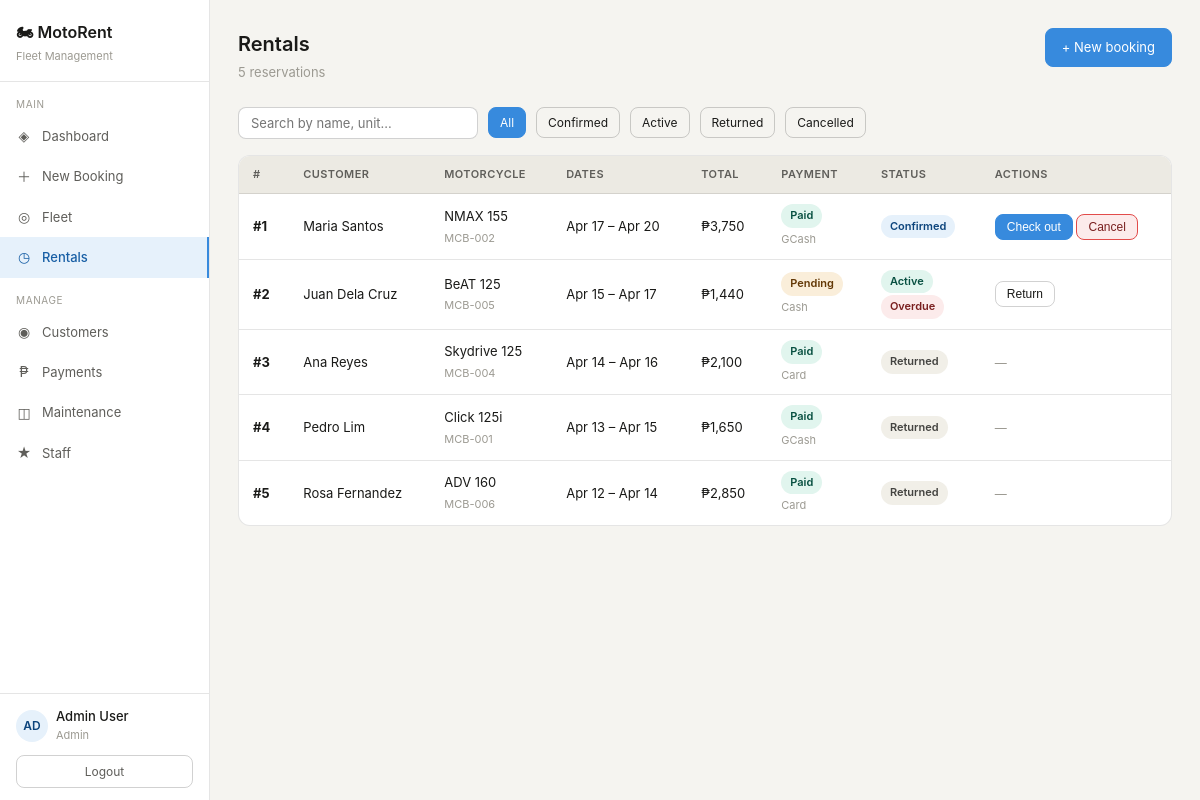
Page /pages/rentals.php (signed in) on the committed database.
### tables this page shows
CREATE TABLE reservations (
    reservation_id INT AUTO_INCREMENT PRIMARY KEY,
    customer_id INT NOT NULL,
    motorcycle_id INT NOT NULL,
    start_date DATE NOT NULL,
    end_date DATE NOT NULL,
    status ENUM('confirmed','active','returned','cancelled') DEFAULT 'confirmed',
    total_amount DECIMAL(10,2),
    deposit_amount DECIMAL(10,2),
    created_at TIMESTAMP DEFAULT CURRENT_TIMESTAMP,
    FOREIGN KEY (customer_id) REFERENCES customers(customer_id),
    FOREIGN KEY (motorcycle_id) REFERENCES motorcycles(motorcycle_id)
);

CREATE TABLE customers (
    customer_id INT AUTO_INCREMENT PRIMARY KEY,
    first_name VARCHAR(80) NOT NULL,
    last_name VARCHAR(80) NOT NULL,
    email VARCHAR(150) UNIQUE NOT NULL,
    phone VARCHAR(30),
    address TEXT,
    date_of_birth DATE,
    license_number VARCHAR(50),
    doc_status ENUM('pending','verified','rejected') DEFAULT 'pending',
    created_at TIMESTAMP DEFAULT CURRENT_TIMESTAMP
);

CREATE TABLE motorcycles (
    motorcycle_id INT AUTO_INCREMENT PRIMARY KEY,
    plate_number VARCHAR(20) UNIQUE NOT NULL,
    brand VARCHAR(80) NOT NULL,
    model VARCHAR(100) NOT NULL,
    year INT,
    type ENUM('Scooter','Underbone','Adventure','Sport','Naked') DEFAULT 'Scooter',
    status ENUM('available','rented','maintenance','damage_review') DEFAULT 'available',
    daily_rate DECIMAL(10,2) NOT NULL,
    deposit_amount DECIMAL(10,2) DEFAULT 1500.00,
    location_id INT,
    FOREIGN KEY (location_id) REFERENCES locations(location_id)
);

CREATE TABLE payments (
    payment_id INT AUTO_INCREMENT PRIMARY KEY,
    reservation_id INT NOT NULL,
    amount DECIMAL(10,2) NOT NULL,
    method ENUM('Cash','GCash','Card','Maya') DEFAULT 'Cash',
    status ENUM('pending','paid','refunded') DEFAULT 'pending',
    paid_at TIMESTAMP DEFAULT CURRENT_TIMESTAMP,
    FOREIGN KEY (reservation_id) REFERENCES reservations(reservation_id)
);

### pages/rentals.php (the view, shortened to what this page needs)
<?php
require_once __DIR__ . '/../includes/db.php';
$filter = $_GET['status'] ?? '';
$sql = "SELECT r.*, c.first_name, c.last_name, m.model, m.plate_number, m.type,
               p.status as pay_status, p.method
        FROM reservations r
        JOIN customers c ON r.customer_id=c.customer_id
        JOIN motorcycles m ON r.motorcycle_id=m.motorcycle_id
        LEFT JOIN payments p ON p.reservation_id=r.reservation_id
        WHERE 1=1";
$sql .= " ORDER BY r.created_at DESC";
$reservations = $conn->query($sql)->fetch_all(MYSQLI_ASSOC);
require_once __DIR__ . '/../includes/header.php';
?>
<div class="page-header">
  <div>
    <div class="page-title">Rentals</div>
    <div class="page-sub"><?= count($reservations) ?> reservations</div>
  </div>
  <a href="/motorent/pages/bookings.php" class="btn btn-primary">+ New booking</a>
</div>
<div class="filter-bar">
  <input id="table-search" class="search-input" placeholder="Search by name, unit...">
  <a href="?" class="btn btn-sm <?= !$filter?'btn-primary':'' ?>">All</a>
  <a href="?status=confirmed" class="btn btn-sm <?= $filter==='confirmed'?'btn-primary':'' ?>">Confirmed</a>
  <a href="?status=active" class="btn btn-sm <?= $filter==='active'?'btn-primary':'' ?>">Active</a>
  <a href="?status=returned" class="btn btn-sm <?= $filter==='returned'?'btn-primary':'' ?>">Returned</a>
  <a href="?status=cancelled" class="btn btn-sm <?= $filter==='cancelled'?'btn-primary':'' ?>">Cancelled</a>
</div>
<div class="table-wrap">
<table>
  <thead><tr><th>#</th><th>Customer</th><th>Motorcycle</th><th>Dates</th><th>Total</th><th>Payment</th><th>Status</th><th>Actions</th></tr></thead>
  <tbody>
  <?php foreach($reservations as $r):
    $smap = ['confirmed'=>'info','active'=>'success','returned'=>'neutral','cancelled'=>'danger'];
    $pmap = ['paid'=>'success','pending'=>'warning','refunded'=>'info'];
    $overdue = $r['status']==='active' && $r['end_date'] < date('Y-m-d');
  ?>
  <tr>
    <td><strong>#<?= $r['reservation_id'] ?></strong></td>
    <td><?= htmlspecialchars($r['first_name'].' '.$r['last_name']) ?></td>
    <td><?= htmlspecialchars($r['model']) ?><br><span style="font-size:11px;color:var(--text3)"><?= $r['plate_number'] ?></span></td>
    <td><?= date('M j',strtotime($r['start_date'])) ?> – <?= date('M j',strtotime($r['end_date'])) ?></td>
    <td>₱<?= number_format($r['total_amount']) ?></td>
    <td><span class="badge badge-<?= $pmap[$r['pay_status']]??'neutral' ?>"><?= ucfirst($r['pay_status']??'—') ?></span><br><span style="font-size:11px;color:var(--text3)"><?= $r['method']??'' ?></span></td>
    <td>
      <span class="badge badge-<?= $smap[$r['status']]??'neutral' ?>"><?= ucfirst($r['status']) ?></span>
      <?php if($overdue): ?><br><span class="badge badge-danger" style="margin-top:2px">Overdue</span><?php endif; ?>
    </td>
    <td>
      <?php if($r['status']==='confirmed'): ?>
      <button class="btn btn-sm btn-primary" onclick="openModal('checkin-<?= $r['reservation_id'] ?>')">Check out</button>
      <form method="POST" style="display:inline"><button class="btn btn-sm btn-danger" data-confirm="Cancel this reservation?">Cancel</button></form>
      <?php elseif($r['status']==='active'): ?>
      <button class="btn btn-sm" onclick="openModal('return-<?= $r['reservation_id'] ?>')">Return</button>
      <?php else: ?>
      <span style="color:var(--text3);font-size:12px">—</span>
      <?php endif; ?>
    </td>
  </tr>
  <?php endforeach; ?>
  </tbody>
</table>
</div>
<?php require_once __DIR__ . '/../includes/footer.php'; ?>

### assets/css/style.css (style rules this page uses)
*, *::before, *::after { box-sizing: border-box; margin: 0; padding: 0; }
:root { --bg: #f5f4f0; --bg2: #ffffff; --bg3: #eceae3; --text: #1a1a18; --text2: #5f5e5a; --text3: #9c9a92; --border: rgba(0,0,0,0.1); --border2: rgba(0,0,0,0.18); --blue: #378ADD; --blue-dark: #185FA5; --blue-bg: #E6F1FB; --blue-text: #0C447C; --green: #1D9E75; --green-bg: #E1F5EE; --green-text: #085041; --amber: #EF9F27; --amber-bg: #FAEEDA; --amber-text: #633806; --red: #E24B4A; --red-bg: #FCEBEB; --red-text: #791F1F; --gray-bg: #F1EFE8; --gray-text: #444441; --radius: 8px; --radius-lg: 12px; }
body { font-family: -apple-system, BlinkMacSystemFont, 'Segoe UI', sans-serif; background: var(--bg); color: var(--text); font-size: 14px; line-height: 1.6; }
.page-header { margin-bottom: 24px; display: flex; align-items: flex-start; justify-content: space-between; flex-wrap: wrap; gap: 12px; }
.page-title { font-size: 20px; font-weight: 600; color: var(--text); }
.page-sub { font-size: 13px; color: var(--text3); margin-top: 2px; }
.table-wrap { overflow-x: auto; border-radius: var(--radius-lg); border: 0.5px solid var(--border); background: var(--bg2); margin-bottom: 20px; }
table { width: 100%; border-collapse: collapse; font-size: 13px; }
thead th { text-align: left; padding: 10px 14px; font-size: 11px; font-weight: 600; color: var(--text2); text-transform: uppercase; letter-spacing: .04em; border-bottom: 0.5px solid var(--border); background: var(--bg3); }
tbody td { padding: 10px 14px; color: var(--text); border-bottom: 0.5px solid var(--border); vertical-align: middle; }
tbody tr:last-child td { border-bottom: none; }
.badge { display: inline-block; padding: 3px 9px; border-radius: 20px; font-size: 11px; font-weight: 600; }
.badge-success { background: var(--green-bg); color: var(--green-text); }
.badge-warning { background: var(--amber-bg); color: var(--amber-text); }
.badge-danger { background: var(--red-bg); color: var(--red-text); }
.badge-info { background: var(--blue-bg); color: var(--blue-text); }
.badge-neutral { background: var(--gray-bg); color: var(--gray-text); }
.btn { display: inline-flex; align-items: center; gap: 6px; padding: 8px 16px; border-radius: var(--radius); border: 0.5px solid var(--border2); background: transparent; color: var(--text); font-size: 13px; cursor: pointer; text-decoration: none; transition: background .15s; white-space: nowrap; }
.btn-primary { background: var(--blue); color: #fff; border-color: var(--blue); }
.btn-danger { background: var(--red-bg); color: var(--red-text); border-color: var(--red); }
.btn-sm { padding: 5px 11px; font-size: 12px; }
input, select, textarea { padding: 8px 11px; border: 0.5px solid var(--border2); border-radius: var(--radius); background: var(--bg2); color: var(--text); font-size: 13px; font-family: inherit; width: 100%; transition: border-color .15s; }
.filter-bar { display: flex; gap: 10px; align-items: center; margin-bottom: 16px; flex-wrap: wrap; }
.search-input { padding: 7px 12px; border: 0.5px solid var(--border2); border-radius: var(--radius); background: var(--bg2); color: var(--text); font-size: 13px; width: 240px; }

### rows in the picture
reservations: reservation_id "1", customer.last_name "Maria Santos", motorcycle.model "NMAX 155", motorcycle.plate_number "MCB-002", start_date "Apr 17", end_date "Apr 20", total_amount "3,750", payments.status "Paid", payments.method "GCash", status "Confirmed"
reservations: reservation_id "2", customer.last_name "Juan Dela Cruz", motorcycle.model "BeAT 125", motorcycle.plate_number "MCB-005", start_date "Apr 15", end_date "Apr 17", total_amount "1,440", payments.status "Pending", payments.method "Cash", status "Active", shows "Overdue"
reservations: reservation_id "3", customer.last_name "Ana Reyes", motorcycle.model "Skydrive 125", motorcycle.plate_number "MCB-004", start_date "Apr 14", end_date "Apr 16", total_amount "2,100", payments.status "Paid", payments.method "Card", status "Returned"
reservations: reservation_id "4", customer.last_name "Pedro Lim", motorcycle.model "Click 125i", motorcycle.plate_number "MCB-001", start_date "Apr 13", end_date "Apr 15", total_amount "1,650", payments.status "Paid", payments.method "GCash", status "Returned"
reservations: reservation_id "5", customer.last_name "Rosa Fernandez", motorcycle.model "ADV 160", motorcycle.plate_number "MCB-006", start_date "Apr 12", end_date "Apr 14", total_amount "2,850", payments.status "Paid", payments.method "Card", status "Returned"

### other values in the picture
substr(currentStaff(),0,2) "AD"
currentStaff() "Admin User"
currentRole() "Admin"
count($reservations) "5"
